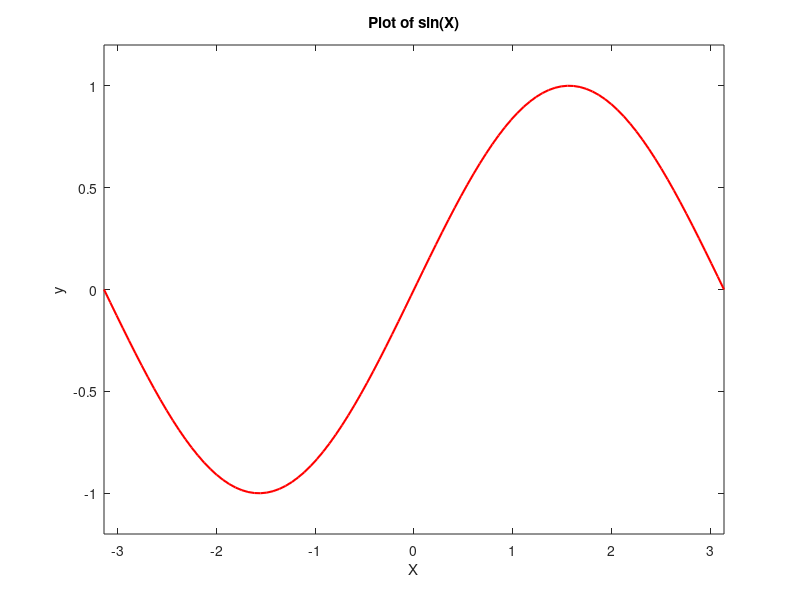
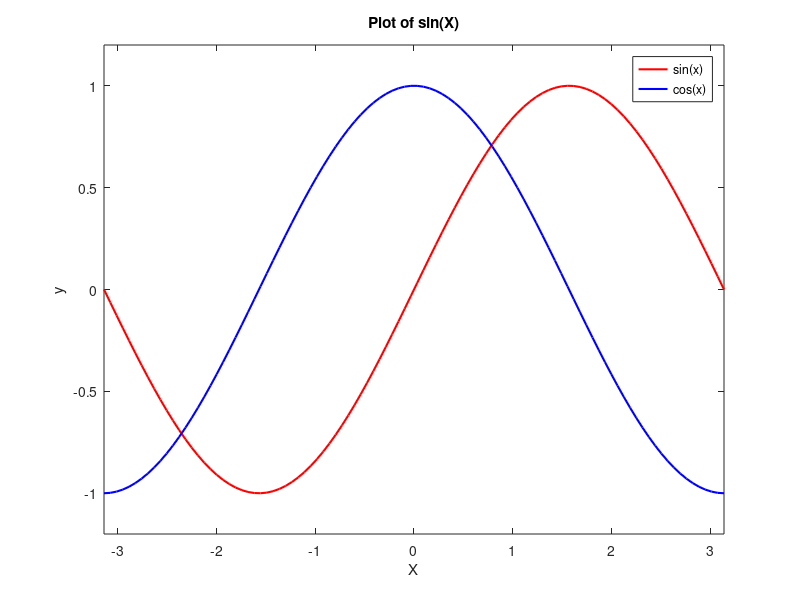

Source code (MATLAB) for these figures, in order:
clear variables
close all

%% Functions Intro
% Example 1 (informal)
fxn_informal = @(x) (x^(1/3) + 1) * sin(x^2 + x + 1);

% Example 2
% We want to call f on multiple xvals ==> do them all at once in vector
f = @(x) (x.^(1/3) + 1) .* sin(x.^2 + x + 1);
xvals = (0:pi/4:pi)';
f(xvals);


%% Plotting
close all
xvals = linspace(-1*pi, pi, 100)';
f = @(x) sin(x);
g = @(x) cos(x);
yvals = f(xvals);
y2vals = g(xvals);

% Figure 1
figure(1);clf;plot(xvals, yvals, 'red', 'linewidth', 1.5);
xlabel('X');ylabel('y');title('Plot of sin(X)');
axis([-pi, pi, -1.2, 1.2]); % trims the graph ([xMin, xMax, yMin, yMax])

figure(2);clf;plot(xvals, yvals, 'red', 'linewidth', 1.5);
xlabel('X');ylabel('y');title('Plot of sin(X)');
axis([-pi, pi, -1.2, 1.2]); % trims the graph ([xMin, xMax, yMin, yMax])

% Figure 2
figure(2);hold on; plot(xvals, y2vals, 'blue', 'linewidth', 1.5);
legend('sin(x)', 'cos(x)', 'location', 'northeast')











%% Functions

% x = input, output = function value
function output = fxn1(x)
    output = (x^(1/3) + 1) * sin(x^2 + x + 1);
end

% x = input
% f = function value f(x)
% g = function value g(x)
function [f, g] = fxn2(x)
    f = sin(x);
    g = cos(x);
end






